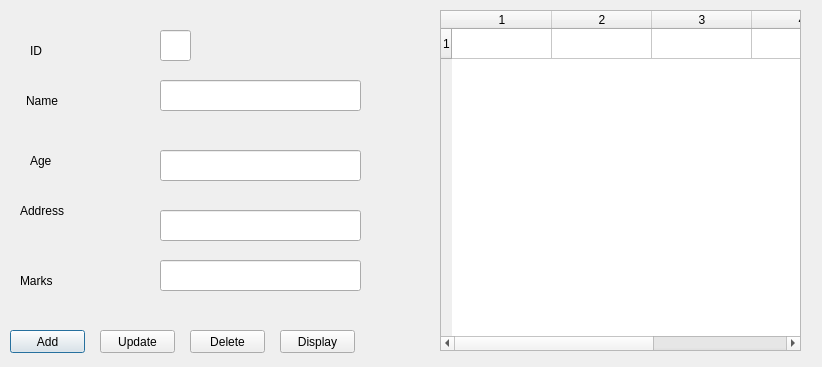
<?xml version="1.0" encoding="UTF-8"?>
<ui version="4.0">
 <class>Dialog</class>
 <widget class="QDialog" name="Dialog">
  <property name="geometry">
   <rect>
    <x>0</x>
    <y>0</y>
    <width>822</width>
    <height>367</height>
   </rect>
  </property>
  <property name="windowTitle">
   <string>Dialog</string>
  </property>
  <widget class="QLineEdit" name="name">
   <property name="geometry">
    <rect>
     <x>160</x>
     <y>80</y>
     <width>201</width>
     <height>31</height>
    </rect>
   </property>
  </widget>
  <widget class="QLineEdit" name="age">
   <property name="geometry">
    <rect>
     <x>160</x>
     <y>150</y>
     <width>201</width>
     <height>31</height>
    </rect>
   </property>
  </widget>
  <widget class="QPushButton" name="add">
   <property name="geometry">
    <rect>
     <x>10</x>
     <y>330</y>
     <width>75</width>
     <height>23</height>
    </rect>
   </property>
   <property name="text">
    <string>Add</string>
   </property>
  </widget>
  <widget class="QLabel" name="label">
   <property name="geometry">
    <rect>
     <x>26</x>
     <y>90</y>
     <width>111</width>
     <height>21</height>
    </rect>
   </property>
   <property name="text">
    <string>Name</string>
   </property>
  </widget>
  <widget class="QLabel" name="label_2">
   <property name="geometry">
    <rect>
     <x>30</x>
     <y>150</y>
     <width>111</width>
     <height>21</height>
    </rect>
   </property>
   <property name="text">
    <string>Age</string>
   </property>
  </widget>
  <widget class="QLineEdit" name="address">
   <property name="geometry">
    <rect>
     <x>160</x>
     <y>210</y>
     <width>201</width>
     <height>31</height>
    </rect>
   </property>
  </widget>
  <widget class="QLabel" name="label_3">
   <property name="geometry">
    <rect>
     <x>20</x>
     <y>200</y>
     <width>111</width>
     <height>21</height>
    </rect>
   </property>
   <property name="text">
    <string>Address</string>
   </property>
  </widget>
  <widget class="QLineEdit" name="marks">
   <property name="geometry">
    <rect>
     <x>160</x>
     <y>260</y>
     <width>201</width>
     <height>31</height>
    </rect>
   </property>
  </widget>
  <widget class="QLabel" name="label_4">
   <property name="geometry">
    <rect>
     <x>20</x>
     <y>270</y>
     <width>111</width>
     <height>21</height>
    </rect>
   </property>
   <property name="text">
    <string>Marks</string>
   </property>
  </widget>
  <widget class="QLineEdit" name="id">
   <property name="geometry">
    <rect>
     <x>160</x>
     <y>30</y>
     <width>31</width>
     <height>31</height>
    </rect>
   </property>
  </widget>
  <widget class="QLabel" name="label_5">
   <property name="geometry">
    <rect>
     <x>30</x>
     <y>40</y>
     <width>111</width>
     <height>21</height>
    </rect>
   </property>
   <property name="text">
    <string>ID</string>
   </property>
  </widget>
  <widget class="QPushButton" name="update">
   <property name="geometry">
    <rect>
     <x>100</x>
     <y>330</y>
     <width>75</width>
     <height>23</height>
    </rect>
   </property>
   <property name="text">
    <string>Update</string>
   </property>
  </widget>
  <widget class="QPushButton" name="delete_2">
   <property name="geometry">
    <rect>
     <x>190</x>
     <y>330</y>
     <width>75</width>
     <height>23</height>
    </rect>
   </property>
   <property name="text">
    <string>Delete</string>
   </property>
  </widget>
  <widget class="QPushButton" name="display">
   <property name="geometry">
    <rect>
     <x>280</x>
     <y>330</y>
     <width>75</width>
     <height>23</height>
    </rect>
   </property>
   <property name="text">
    <string>Display</string>
   </property>
  </widget>
  <widget class="QTableWidget" name="tableWidget">
   <property name="geometry">
    <rect>
     <x>440</x>
     <y>10</y>
     <width>361</width>
     <height>341</height>
    </rect>
   </property>
   <property name="rowCount">
    <number>1</number>
   </property>
   <property name="columnCount">
    <number>5</number>
   </property>
   <row/>
   <column/>
   <column/>
   <column/>
   <column/>
   <column/>
  </widget>
 </widget>
 <resources/>
 <connections/>
</ui>
